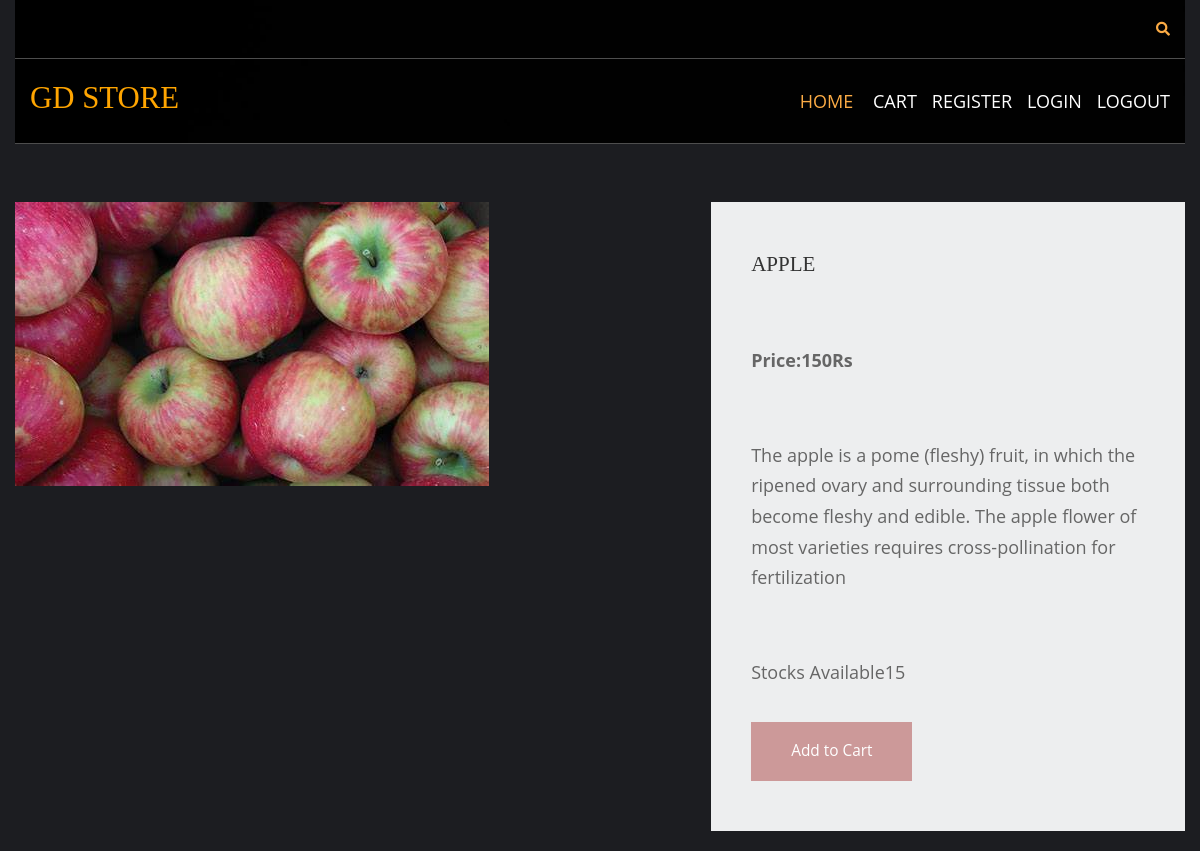
Screenshot of /fruits/apple with the database file from the repository.
### shop/models.py (models this page shows, shortened)
class products(models.Model):
    name = models.CharField(max_length=100, unique=True)
    slug = models.SlugField(max_length=100, unique=True)
    img = models.ImageField(upload_to='product')
    desc = models.TextField()
    stock = models.IntegerField()
    available = models.BooleanField()
    price = models.IntegerField()
    category=models.ForeignKey(categ,on_delete=models.CASCADE)

### shop/views.py (the view)
# urls.py: path('<slug:c_slug>/<slug:product_slug>',views.prodDetails,name="details"),
def prodDetails(request,c_slug,product_slug):
    try:
        prod=products.objects.get(category__slug=c_slug,slug=product_slug)
    except Exception as e:
        raise e
    return render(request,'item.html',{'pr':prod})

### cart/context_processor.py (called while the page is built)
def count(request):
    item_count=0
    if 'admin' in request.path:
        return {}
    else:
        try:
            ct=cartlist.objects.filter(cart_id=c_id(request))
            cti=items.objects.all().filter(cart=ct[:1])
            for c in cti:
                item_count += c.quan
        except cartlist.DoesNotExist:
            item_count=0
        return dict(itc=item_count)

### cart/views.py (called while the page is built)
def c_id(request):
    ct_id=request.session.session_key
    if not ct_id:
        ct_id=request.session.create()
    return ct_id

### templates/item.html (shortened to what this page needs)
{% extends 'base.html' %}
{% load static %}
{% block content %}
<html lang="en">
<head>
    <link href="{% static 'pr/fontawesome/css/all.min.css' %}" rel="stylesheet" />
    <link href="{% static 'pr/css/templatemo-comparto.css' %}" rel="stylesheet" />
</head>
<body>
  <br><br>
        <section class="tm-mb-1" id="about">
            <div class="tm-row tm-about-row">
                <div class="tm-section-1-l">
                    <img src="{{pr.img.url}}" alt="About image" class="tm-img-responsive">
                </div>
                <article class="tm-section-1-r tm-bg-color-8">
                    <h2 class="tm-mb-2 tm-title-color">{{pr.name}}</h2><br>
                    <p><b>Price:{{pr.price}}Rs</b></p><br>
                    <p>{{pr.desc}}</p><br>
                    <p>Stocks Available{{pr.stock}}</p>
{% if pr.stock <= 0 %}
                    <h2 style="color:red"><b>Sorry,There is no stock left</b></h2>
                    {% else %}
                    <a href="{% url 'addcart' pr.id %}" class="tm-btn tm-btn-1 tm-link-to-services">Add to Cart</a>
{% endif %}
                </article>
            </div>
        </section>
</body>
</html>
{% endblock %}

### static/hm/layout/styles/layout.css (style rules this page uses)
*, *::before, *::after { transition:all .3s ease-in-out; }
body { color:#A5A6AA; background-color:#1C1D21; }
a { color:#FBAB45; }

### static/pr/css/templatemo-comparto.css (style rules this page uses)
*, *::before, *::after { box-sizing: border-box; outline: none; }
ul, h1, h2, h3, h4, p, figure { padding: 0; margin: 0; }
body { font-family: 'Open Sans', Arial, sans-serif; font-size: 18px; overflow-x: hidden; padding-left: 15px; padding-right: 15px; margin: 0; }
h2 { font-size: 1.5rem; }
a { transition: all 0.3s ease; text-decoration: none; }
p { color: #666; line-height: 1.7; margin-bottom: 35px; }
h1, h2, h3, h4, h5, h6 { color: #333; }
.tm-mb-1 { margin-bottom: 20px; }
.tm-mb-2 { margin-bottom: 40px; }
.tm-bg-color-8 { background-color: #EDEEEF; }
.tm-img-responsive { max-width: 100%; height: auto; }
.tm-section-1-l { width: 57.85%; margin-right: 1.65%; }
.tm-section-1-r { padding: 50px 40px; width: 40.5%; }
.tm-row { display: flex; }
.tm-btn { display: inline-block; padding: 15px 40px; font-size: 1.1rem; border: none; background-color: #CC9999; color: white; }
a { color: #666; }

### static/hm/layout/styles/framework.css (style rules this page uses)
html { overflow-y:scroll; overflow-x:hidden; }
html, body { margin:0; padding:0; font-size:14px; line-height:1.6em; }
*, *::before, *::after { box-sizing:border-box; }
a { outline:none; text-decoration:none; }
img { width:auto; max-width:100%; height:auto; margin:0; padding:0; border:none; line-height:normal; vertical-align:middle; }
body, input, textarea, select { font-family:Verdana, Geneva, sans-serif; }
h1, h2, h3, h4, h5, h6, .heading { font-family:Georgia, "Times New Roman", Times, serif; }
::placeholder { opacity:1; }
h1, h2, h3, h4, h5, h6, .heading { margin:0 0 20px 0; font-size:1.4rem; line-height:normal; font-weight:normal; text-transform:uppercase; }
address, article, aside, figcaption, figure, footer, header, main, nav, section { display:block; margin:0; padding:0; }

### rows the page displays
products: img (picture), name "APPLE", price "150", desc "The apple is a pome (fleshy) fruit, in which the ripened ovary and surrounding tissue both become fleshy and edible. The apple flower of most varieties requires cross-pollination for fertilization", stock "15"
